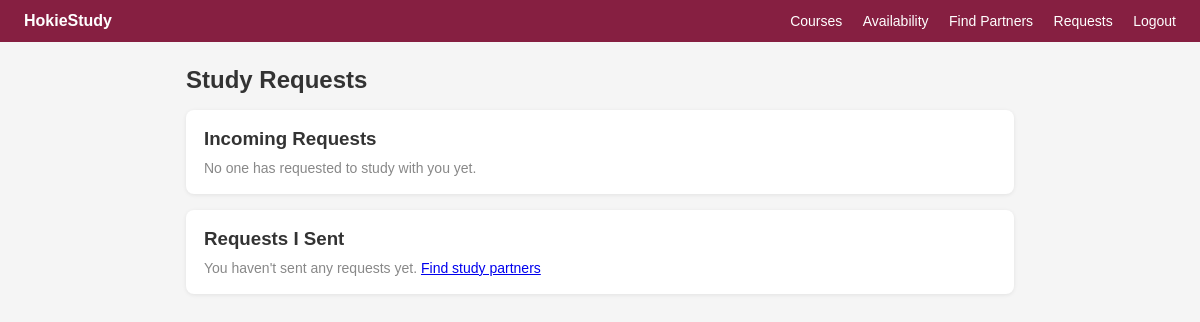
The page /requests (signed in) on the database as committed earlier.
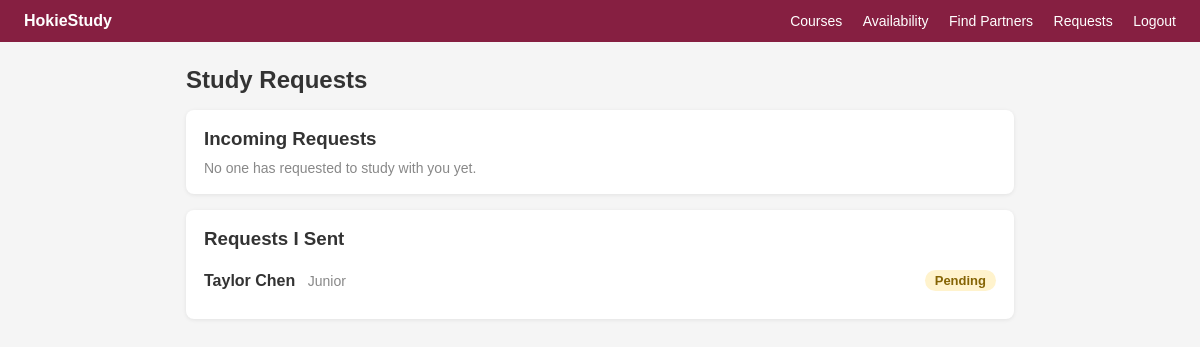
The same page on the database as committed later.
### tables this page shows
CREATE TABLE study_requests (id INTEGER PRIMARY KEY, from_uid INTEGER, to_uid INTEGER, status TEXT DEFAULT 'pending');

CREATE TABLE users (id INTEGER PRIMARY KEY, name TEXT, email TEXT UNIQUE, password TEXT, year TEXT);

### app.py (the view)
@app.route('/requests')
@login_required
def requests_page():
    c = db()
    incoming = c.execute('''SELECT r.id, r.status, u.name, u.year FROM study_requests r
                            JOIN users u ON r.from_uid=u.id WHERE r.to_uid=? ORDER BY r.id DESC''', (session['uid'],)).fetchall()
    sent = c.execute('''SELECT r.id, r.status, u.name, u.year FROM study_requests r
                        JOIN users u ON r.to_uid=u.id WHERE r.from_uid=? ORDER BY r.id DESC''', (session['uid'],)).fetchall()
    c.close()
    return render_template('requests.html', incoming=incoming, sent=sent)

### app.py (called while the page is built)
def db():
    conn = sqlite3.connect(DB)
    conn.row_factory = sqlite3.Row  # so we can access columns by name instead of index
    return conn

def login_required(f):
    @wraps(f)
    def wrapped(*args, **kwargs):
        if 'uid' not in session: return redirect(url_for('login'))
        return f(*args, **kwargs)
    return wrapped

### templates/requests.html
{% extends "base.html" %}
{% block content %}
<h2>Study Requests</h2>
<div class="card">
  <h3>Incoming Requests {% if incoming|selectattr('status','equalto','pending')|list|length > 0 %}<span class="badge">{{ incoming|selectattr('status','equalto','pending')|list|length }}</span>{% endif %}</h3>
  {% if incoming %}
    {% for r in incoming %}
    <div class="request-row">
      <div>
        <strong>{{ r.name }}</strong>
        <span class="gray" style="margin-left:8px">{{ r.year or 'VT Student' }}</span>
      </div>
      <div class="row">
        {% if r.status == 'pending' %}
          <form method="POST" action="/requests/{{ r.id }}/accepted"><button class="sm">Accept</button></form>
          <form method="POST" action="/requests/{{ r.id }}/declined"><button class="sm danger">Decline</button></form>
        {% else %}
          <span class="status-badge {{ r.status }}">{{ r.status.capitalize() }}</span>
        {% endif %}
      </div>
    </div>
    {% endfor %}
  {% else %}
    <p class="gray">No one has requested to study with you yet.</p>
  {% endif %}
</div>
<div class="card">
  <h3>Requests I Sent</h3>
  {% if sent %}
    {% for r in sent %}
    <div class="request-row">
      <div>
        <strong>{{ r.name }}</strong>
        <span class="gray" style="margin-left:8px">{{ r.year or 'VT Student' }}</span>
      </div>
      <span class="status-badge {{ r.status }}">{{ r.status.capitalize() }}</span>
    </div>
    {% endfor %}
  {% else %}
    <p class="gray">You haven't sent any requests yet. <a href="/matches">Find study partners</a></p>
  {% endif %}
</div>
{% endblock %}

Rows that differ between the two databases and show on the page:
added study_requests: name "Taylor Chen", year "Junior", status "Pending"
Other text that changed with them:
text no longer shown: "You haven't sent any requests yet. Find study partners"
